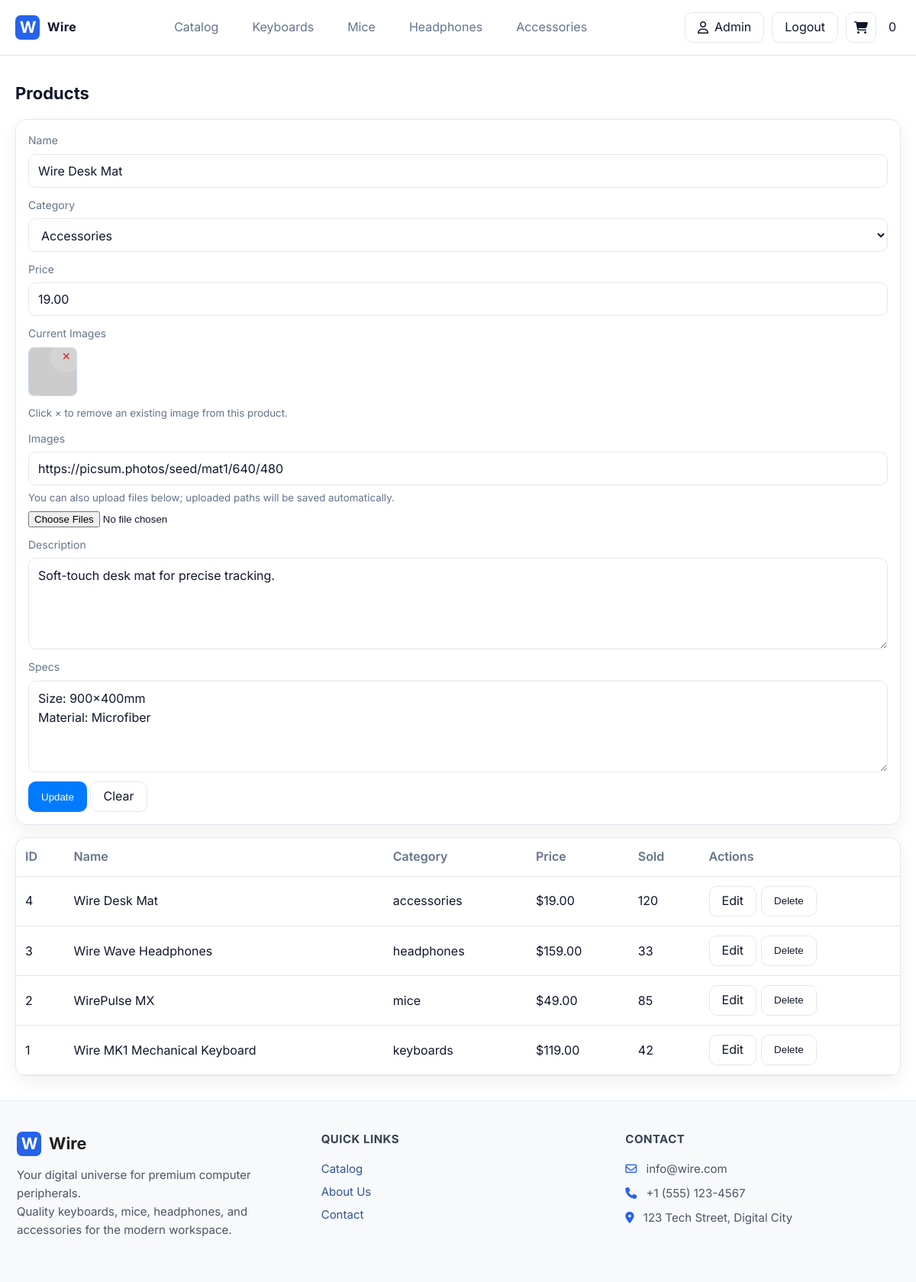
Screenshot of /admin/products.php?edit=4 (signed in) with the database file from the repository.
### tables this page shows
CREATE TABLE `products` (
  `id` int(11) NOT NULL,
  `name` varchar(200) NOT NULL,
  `category` enum('keyboards','mice','headphones','accessories') NOT NULL,
  `price` decimal(10,2) NOT NULL,
  `image` varchar(500) DEFAULT '',
  `description` text DEFAULT NULL,
  `specs` text DEFAULT NULL,
  `sold` int(11) NOT NULL DEFAULT 0,
  `created_at` datetime NOT NULL
);

### includes/functions.php (called while the page is built, shortened)
<?php
require_once __DIR__ . '/db.php';
function fetch_product(int $id): ?array {
    global $mysqli;
    $stmt = $mysqli->prepare('SELECT * FROM products WHERE id = ?');
    $stmt->bind_param('i', $id);
    $stmt->execute();
    $res = $stmt->get_result()->fetch_assoc();
    return $res ?: null;
}
?>

### includes/db.php (called while the page is built, shortened)
<?php
function e(string $s): string { return htmlspecialchars($s, ENT_QUOTES | ENT_SUBSTITUTE, 'UTF-8'); }
?>

### admin/products.php (the view, shortened to what this page needs)
<?php require_once __DIR__ . '/../includes/header.php'; require_admin(); ?>
<?php
global $mysqli; $msg = '';
$rows = $mysqli->query('SELECT * FROM products ORDER BY id DESC')->fetch_all(MYSQLI_ASSOC);
$edit = null; if (isset($_GET['edit'])) { $edit = fetch_product((int)$_GET['edit']); }
?>
<section class="section">
  <h2 class="section-title">Products</h2>
  <div class="card" style="padding:16px; margin-bottom:16px;">
    <form method="post" class="form" enctype="multipart/form-data" id="prodForm">
      <div class="field"><label>Name</label><input required type="text" name="name" value="<?php echo e($edit['name'] ?? ''); ?>"></div>
      <div class="field"><label>Category</label>
        <select name="category">
          <?php foreach (['keyboards','mice','headphones','accessories'] as $c): ?>
            <option <?php echo (($edit['category'] ?? '')===$c)?'selected':''; ?> value="<?php echo e($c); ?>"><?php echo e(ucfirst($c)); ?></option>
          <?php endforeach; ?>
        </select>
      </div>
      <div class="field"><label>Price</label><input required step="0.01" type="number" name="price" value="<?php echo e($edit['price'] ?? '0'); ?>"></div>
      <?php if ($edit && !empty($edit['image'])): ?>
        <div class="field"><label>Current Images</label>
          <div id="admin-imgs-list" style="display:flex; gap:9px; flex-wrap:wrap;margin-bottom:6px;">
            <?php
              $arr = preg_split('/[\n,]+/', trim($edit['image']));
              foreach ($arr as $idx=>$img) { $img = trim($img); if($img): ?>
              <div class="admin-img-thumb" data-path="<?php echo e($img); ?>" style="position:relative;display:inline-block;">
                <img src="<?php echo e(preg_match('~^https?://~',$img) ? $img : base_url($img)); ?>" style="width:64px;height:64px;object-fit:cover;border-radius:7px;border:1.5px solid #c8d8ef;">
                <button type="button" class="delimg-btn" style="position:absolute;top:-7px;right:-7px;background:#fff2;border-radius:50%;border:none;color:#d71c1c;font-size:18px;cursor:pointer;" aria-label="Remove image" onclick="removeImg('<?php echo e($img); ?>')">×</button>
              </div>
            <?php endif; } ?>
          </div>
          <small style="color:#64748b;">Click × to remove an existing image from this product.</small>
        </div>
      <?php endif; ?>
      <div class="field"><label>Images</label>
        <input type="text" name="image" placeholder="URLs or relative paths, comma or newline separated" value="<?php echo e($edit['image'] ?? ''); ?>">
        <small style="color:#64748b;">You can also upload files below; uploaded paths will be saved automatically.</small>
        <input type="file" name="images[]" multiple accept="image/*">
      </div>
      <div class="field"><label>Description</label><textarea name="description"><?php echo e($edit['description'] ?? ''); ?></textarea></div>
      <div class="field"><label>Specs</label><textarea name="specs"><?php echo e($edit['specs'] ?? ''); ?></textarea></div>
      <div><button class="btn btn-primary" type="submit"><?php echo $edit?'Update':'Create'; ?></button> <?php if ($edit): ?><a class="btn" href="products.php">Clear</a><?php endif; ?></div>
    </form>
  </div>
  <div class="card" style="padding:0; overflow:auto;">
    <table>
      <thead><tr><th>ID</th><th>Name</th><th>Category</th><th>Price</th><th>Sold</th><th>Actions</th></tr></thead>
      <tbody>
        <?php foreach ($rows as $r): ?>
          <tr>
            <td><?php echo (int)$r['id']; ?></td>
            <td><?php echo e($r['name']); ?></td>
            <td><?php echo e($r['category']); ?></td>
            <td>$<?php echo number_format((float)$r['price'],2); ?></td>
            <td><?php echo (int)$r['sold']; ?></td>
            <td style="display:flex; gap:6px;">
              <a class="btn" href="products.php?edit=<?php echo (int)$r['id']; ?>">Edit</a>
              <form method="post" onsubmit="return confirm('Delete this product?')">
                <button class="btn" type="submit">Delete</button>
              </form>
            </td>
          </tr>
        <?php endforeach; ?>
      </tbody>
    </table>
  </div>
</section>
<?php require_once __DIR__ . '/../includes/footer.php'; ?>

### assets/css/style.css (style rules this page uses)
:root { --bg: #ffffff; --text: #0f172a; --muted: #64748b; --blue: #007BFF; --blue-dark: #0056B3; --card: #ffffff; --border: #e2e8f0; --shadow: 0 8px 24px rgba(0, 0, 0, 0.06); --radius: 14px; --radius-sm: 10px; --radius-lg: 18px; }
* { box-sizing: border-box; }
html, body { height: 100%; }
body { margin: 0; font-family: Inter, system-ui, -apple-system, Segoe UI, Roboto, Arial, sans-serif; color: var(--text); background: var(--bg); line-height: 1.6; }
a { color: inherit; text-decoration: none; }
img { max-width: 100%; display: block; }
.btn, button, input[type="submit"] { display: inline-flex; align-items: center; justify-content: center; gap: 8px; height: 40px; padding: 0 16px; border-radius: var(--radius-sm); border: 1px solid var(--border); background: #fff; color: var(--text); cursor: pointer; transition: transform .06s ease, box-shadow .2s ease, background .2s ease, color .2s ease; }
.btn-primary { background: var(--blue); color: #fff; border-color: transparent; }
.section { padding: 32px 0; }
.section-title { font-size: 22px; margin: 0 0 16px; }
.card { border: 1px solid var(--border); border-radius: var(--radius); background: var(--card); box-shadow: var(--shadow); overflow: hidden; transition: transform .12s ease, box-shadow .2s ease; }
.form { display: grid; gap: 12px; }
.field { display: grid; gap: 6px; }
.field label { font-size: 14px; color: var(--muted); }
input[type="text"], input[type="email"], input[type="password"], input[type="number"], textarea, select { height: 44px; padding: 10px 12px; border-radius: var(--radius-sm); border: 1px solid var(--border); background: #fff; font: inherit; color: var(--text); }
textarea { height: 120px; resize: vertical; }
table { width: 100%; border-collapse: collapse; }
th, td { text-align: left; padding: 12px; border-bottom: 1px solid var(--border); }
th { font-weight: 600; color: var(--muted); }

### includes/footer.php (style rules this page uses)
html, body { height: 100%; }
body { min-height: 100vh; display: flex; flex-direction: column; }

### rows the page displays
products: name "Wire Desk Mat", price "19.00", image "https://picsum.photos/seed/mat1/640/480", description "Soft-touch desk mat for precise tracking.", specs "Size: 900x400mm Material: Microfiber", id "4", category "accessories", sold "120"
products: id "3", name "Wire Wave Headphones", category "headphones", price "159.00", sold "33"
products: id "2", name "WirePulse MX", category "mice", price "49.00", sold "85"
products: id "1", name "Wire MK1 Mechanical Keyboard", category "keyboards", price "119.00", sold "42"

### other values shown
$u['name'] "Admin"
$count "0"
form field category "Accessories"
